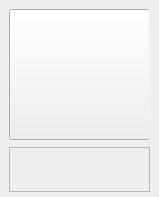
<?xml version="1.0" encoding="UTF-8"?>
<ui version="4.0">
 <class>GalleryItem</class>
 <widget class="QWidget" name="GalleryItem">
  <property name="geometry">
   <rect>
    <x>0</x>
    <y>0</y>
    <width>159</width>
    <height>197</height>
   </rect>
  </property>
  <property name="windowTitle">
   <string>Form</string>
  </property>
  <widget class="QTextEdit" name="textEdit">
   <property name="enabled">
    <bool>false</bool>
   </property>
   <property name="geometry">
    <rect>
     <x>9</x>
     <y>147</y>
     <width>141</width>
     <height>45</height>
    </rect>
   </property>
   <property name="sizePolicy">
    <sizepolicy hsizetype="Fixed" vsizetype="Fixed">
     <horstretch>0</horstretch>
     <verstretch>0</verstretch>
    </sizepolicy>
   </property>
   <property name="maximumSize">
    <size>
     <width>141</width>
     <height>45</height>
    </size>
   </property>
   <property name="font">
    <font>
     <family>Microsoft YaHei UI</family>
     <pointsize>10</pointsize>
    </font>
   </property>
   <property name="html">
    <string>&lt;!DOCTYPE HTML PUBLIC &quot;-//W3C//DTD HTML 4.0//EN&quot; &quot;http://www.w3.org/TR/REC-html40/strict.dtd&quot;&gt;
&lt;html&gt;&lt;head&gt;&lt;meta name=&quot;qrichtext&quot; content=&quot;1&quot; /&gt;&lt;style type=&quot;text/css&quot;&gt;
p, li { white-space: pre-wrap; }
&lt;/style&gt;&lt;/head&gt;&lt;body style=&quot; font-family:'Microsoft YaHei UI'; font-size:10pt; font-weight:400; font-style:normal;&quot;&gt;
&lt;p style=&quot;-qt-paragraph-type:empty; margin-top:0px; margin-bottom:0px; margin-left:0px; margin-right:0px; -qt-block-indent:0; text-indent:0px; font-family:'SimSun'; font-size:9pt;&quot;&gt;&lt;br /&gt;&lt;/p&gt;&lt;/body&gt;&lt;/html&gt;</string>
   </property>
  </widget>
  <widget class="QWidget" name="itemPic" native="true">
   <property name="enabled">
    <bool>true</bool>
   </property>
   <property name="geometry">
    <rect>
     <x>9</x>
     <y>9</y>
     <width>140</width>
     <height>131</height>
    </rect>
   </property>
   <property name="sizePolicy">
    <sizepolicy hsizetype="Fixed" vsizetype="Fixed">
     <horstretch>0</horstretch>
     <verstretch>0</verstretch>
    </sizepolicy>
   </property>
   <property name="minimumSize">
    <size>
     <width>140</width>
     <height>110</height>
    </size>
   </property>
   <property name="maximumSize">
    <size>
     <width>140</width>
     <height>140</height>
    </size>
   </property>
   <widget class="QPushButton" name="pushButton">
    <property name="geometry">
     <rect>
      <x>0</x>
      <y>0</y>
      <width>141</width>
      <height>131</height>
     </rect>
    </property>
    <property name="sizePolicy">
     <sizepolicy hsizetype="Fixed" vsizetype="Fixed">
      <horstretch>0</horstretch>
      <verstretch>0</verstretch>
     </sizepolicy>
    </property>
    <property name="text">
     <string/>
    </property>
   </widget>
  </widget>
 </widget>
 <resources/>
 <connections/>
</ui>
